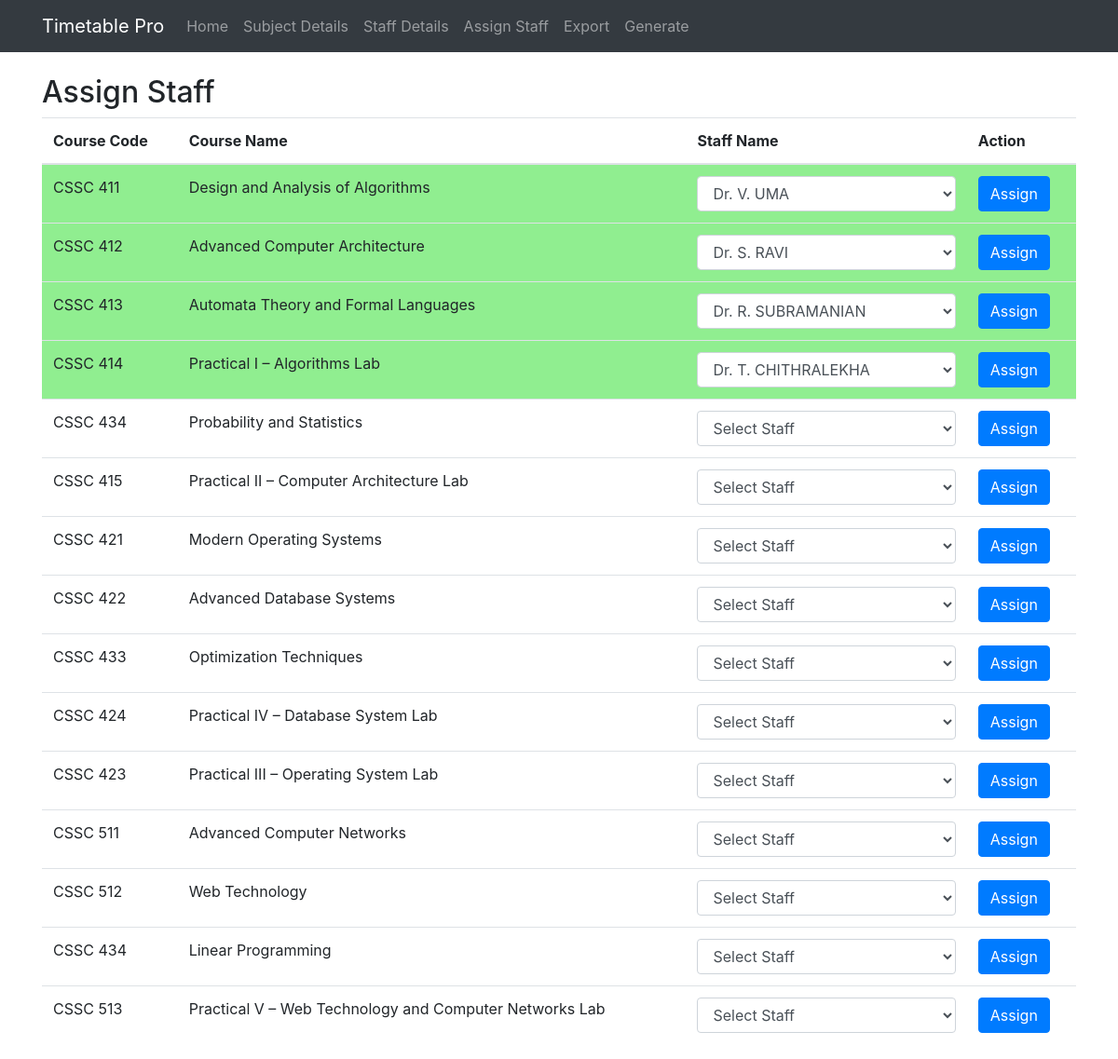
The page /assign.php on the database its author committed.
### tables this page shows
CREATE TABLE `subjects` (
  `course_id` int NOT NULL,
  `course_code` varchar(50) NOT NULL,
  `course_name` varchar(255) NOT NULL,
  `sem_type` varchar(10) NOT NULL,
  `course_core` varchar(50) NOT NULL,
  `department` varchar(50) NOT NULL,
  `lab` int NOT NULL,
  `credit` int NOT NULL,
  `priority` int NOT NULL
);

### assign.php (the view, shortened to what this page needs)
<!DOCTYPE html>
<html lang="en">
<head>
    <link rel="stylesheet" href="https://stackpath.bootstrapcdn.com/bootstrap/4.5.2/css/bootstrap.min.css">
</head>
<body>
    <?php include('navbar.php'); ?>
    <div class="container mt-4">
        <h2>Assign Staff</h2>
        <form method="post" action="process_assign.php">
            <table class="table">
                <thead>
                    <tr>
                        <th>Course Code</th>
                        <th>Course Name</th>
                        <th>Staff Name</th>
                        <th>Action</th>
                    </tr>
                </thead>
                <tbody>
                    <?php
                    $servername = "localhost";
                    $username = "root";
                    $password = "";
                    $dbname = "timetablepro";
                    $conn = new mysqli($servername, $username, $password, $dbname);
                    $courseQuery = "SELECT * FROM subjects";
                    $courseResult = $conn->query($courseQuery);
                    while ($courseRow = $courseResult->fetch_assoc()) {
                        echo '<tr';
                        $assignedQuery = "SELECT * FROM assign WHERE course_code = '" . $courseRow["course_code"] . "'";
                        $assignedResult = $conn->query($assignedQuery);
                        if ($assignedResult->num_rows > 0) {
                            echo ' style="background-color: lightgreen;"';
                        }
                        echo '>';
                        echo '<td>' . $courseRow["course_code"] . '</td>';
                        echo '<td>' . $courseRow["course_name"] . '</td>';
                        echo '<td>';
                        echo '<select class="form-control" name="staffName[' . $courseRow["course_code"] . ']">';
                        echo '<option value="" selected disabled>Select Staff</option>';
                        $assignedStaffName = '';
                        if ($assignedResult->num_rows > 0) {
                            $assignedRow = $assignedResult->fetch_assoc();
                            $assignedStaffName = $assignedRow["staff_name"];
                        }
                        $staffQuery = "SELECT name FROM staff";
                        $staffResult = $conn->query($staffQuery);
                        while ($staffRow = $staffResult->fetch_assoc()) {
                            $selected = ($staffRow["name"] == $assignedStaffName) ? 'selected' : '';
                            echo '<option value="' . $staffRow["name"] . '" ' . $selected . '>' . $staffRow["name"] . '</option>';
                        }
                        echo '</select>';
                        echo '</td>';
                        echo '<td><button type="submit" class="btn btn-primary" name="submit" value="' . $courseRow["course_code"] . '">Assign</button></td>';
                        echo '</tr>';
                    }
                    ?>
                </tbody>
            </table>
        </form>
    </div>
</body>
</html>

### rows shown on the page
subjects: course_code "CSSC 411", course_name "Design and Analysis of Algorithms"
subjects: course_code "CSSC 412", course_name "Advanced Computer Architecture"
subjects: course_code "CSSC 413", course_name "Automata Theory and Formal Languages"
subjects: course_code "CSSC 414", course_name "Practical I – Algorithms Lab"
subjects: course_code "CSSC 434", course_name "Probability and Statistics"
subjects: course_code "CSSC 415", course_name "Practical II – Computer Architecture Lab"
subjects: course_code "CSSC 421", course_name "Modern Operating Systems"
subjects: course_code "CSSC 422", course_name "Advanced Database Systems"
subjects: course_code "CSSC 433", course_name "Optimization Techniques"
subjects: course_code "CSSC 424", course_name "Practical IV – Database System Lab"
subjects: course_code "CSSC 423", course_name "Practical III – Operating System Lab"
subjects: course_code "CSSC 511", course_name "Advanced Computer Networks"
subjects: course_code "CSSC 512", course_name "Web Technology"
subjects: course_code "CSSC 434", course_name "Linear Programming"
subjects: course_code "CSSC 513", course_name "Practical V – Web Technology and Computer Networks Lab"

### other values the page prints
form field value "Dr. V. UMA"
form field value "Dr. S. RAVI"
form field value "Dr. R. SUBRAMANIAN"
form field value "Dr. T. CHITHRALEKHA"
